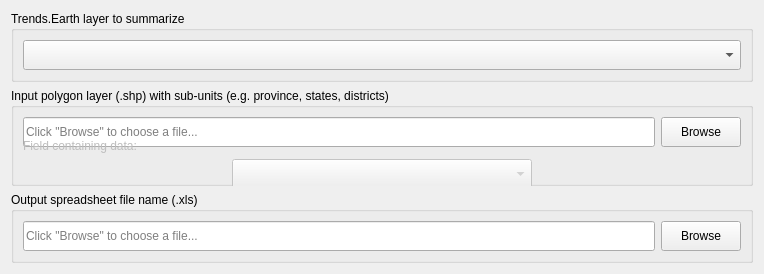
<?xml version="1.0" encoding="UTF-8"?>
<ui version="4.0">
 <class>WidgetDataIOImportSelectRasterOutput</class>
 <widget class="QWidget" name="WidgetDataIOImportSelectRasterOutput">
  <property name="geometry">
   <rect>
    <x>0</x>
    <y>0</y>
    <width>764</width>
    <height>274</height>
   </rect>
  </property>
  <property name="sizePolicy">
   <sizepolicy hsizetype="Preferred" vsizetype="MinimumExpanding">
    <horstretch>0</horstretch>
    <verstretch>0</verstretch>
   </sizepolicy>
  </property>
  <property name="windowTitle">
   <string>Form</string>
  </property>
  <layout class="QGridLayout" name="gridLayout">
   <item row="0" column="0">
    <widget class="QGroupBox" name="groupBox_4">
     <property name="sizePolicy">
      <sizepolicy hsizetype="Preferred" vsizetype="Minimum">
       <horstretch>0</horstretch>
       <verstretch>0</verstretch>
      </sizepolicy>
     </property>
     <property name="title">
      <string>Trends.Earth layer to summarize</string>
     </property>
     <layout class="QHBoxLayout" name="horizontalLayout">
      <item>
       <widget class="WidgetDataIOSelectTELayerExisting" name="comboBox">
        <property name="sizePolicy">
         <sizepolicy hsizetype="Preferred" vsizetype="Minimum">
          <horstretch>0</horstretch>
          <verstretch>0</verstretch>
         </sizepolicy>
        </property>
        <property name="minimumSize">
         <size>
          <width>0</width>
          <height>30</height>
         </size>
        </property>
        <property name="layer_type" stdset="0">
         <string notr="true">any</string>
        </property>
       </widget>
      </item>
     </layout>
    </widget>
   </item>
   <item row="1" column="0">
    <widget class="QGroupBox" name="groupBox">
     <property name="sizePolicy">
      <sizepolicy hsizetype="Preferred" vsizetype="Minimum">
       <horstretch>0</horstretch>
       <verstretch>0</verstretch>
      </sizepolicy>
     </property>
     <property name="minimumSize">
      <size>
       <width>0</width>
       <height>50</height>
      </size>
     </property>
     <property name="title">
      <string>Input polygon layer (.shp) with sub-units (e.g. province, states, districts)</string>
     </property>
     <layout class="QGridLayout" name="gridLayout_3">
      <item row="0" column="0">
       <widget class="QLineEdit" name="lineEdit_output_file_2">
        <property name="enabled">
         <bool>true</bool>
        </property>
        <property name="sizePolicy">
         <sizepolicy hsizetype="Expanding" vsizetype="Minimum">
          <horstretch>0</horstretch>
          <verstretch>0</verstretch>
         </sizepolicy>
        </property>
        <property name="minimumSize">
         <size>
          <width>0</width>
          <height>30</height>
         </size>
        </property>
        <property name="readOnly">
         <bool>true</bool>
        </property>
        <property name="placeholderText">
         <string>Click &quot;Browse&quot; to choose a file...</string>
        </property>
       </widget>
      </item>
      <item row="0" column="1">
       <widget class="QPushButton" name="btn_output_file_browse_2">
        <property name="enabled">
         <bool>true</bool>
        </property>
        <property name="sizePolicy">
         <sizepolicy hsizetype="Minimum" vsizetype="Minimum">
          <horstretch>0</horstretch>
          <verstretch>0</verstretch>
         </sizepolicy>
        </property>
        <property name="minimumSize">
         <size>
          <width>0</width>
          <height>30</height>
         </size>
        </property>
        <property name="maximumSize">
         <size>
          <width>120</width>
          <height>16777215</height>
         </size>
        </property>
        <property name="text">
         <string>Browse</string>
        </property>
       </widget>
      </item>
      <item row="1" column="0">
       <widget class="QLabel" name="label_fieldname">
        <property name="enabled">
         <bool>false</bool>
        </property>
        <property name="text">
         <string>Field containing data:</string>
        </property>
       </widget>
      </item>
      <item row="2" column="0" colspan="2" alignment="Qt::AlignHCenter">
       <widget class="QComboBox" name="comboBox_fieldname">
        <property name="enabled">
         <bool>false</bool>
        </property>
        <property name="sizePolicy">
         <sizepolicy hsizetype="Preferred" vsizetype="Minimum">
          <horstretch>0</horstretch>
          <verstretch>0</verstretch>
         </sizepolicy>
        </property>
        <property name="minimumSize">
         <size>
          <width>300</width>
          <height>30</height>
         </size>
        </property>
        <property name="maximumSize">
         <size>
          <width>200</width>
          <height>16777215</height>
         </size>
        </property>
       </widget>
      </item>
     </layout>
    </widget>
   </item>
   <item row="2" column="0">
    <widget class="QGroupBox" name="groupBox_2">
     <property name="title">
      <string>Output spreadsheet file name (.xls)</string>
     </property>
     <layout class="QGridLayout" name="gridLayout_2">
      <item row="0" column="0">
       <widget class="QLineEdit" name="lineEdit_output_file_3">
        <property name="enabled">
         <bool>true</bool>
        </property>
        <property name="sizePolicy">
         <sizepolicy hsizetype="Expanding" vsizetype="Minimum">
          <horstretch>0</horstretch>
          <verstretch>0</verstretch>
         </sizepolicy>
        </property>
        <property name="minimumSize">
         <size>
          <width>0</width>
          <height>30</height>
         </size>
        </property>
        <property name="readOnly">
         <bool>true</bool>
        </property>
        <property name="placeholderText">
         <string>Click &quot;Browse&quot; to choose a file...</string>
        </property>
       </widget>
      </item>
      <item row="0" column="1">
       <widget class="QPushButton" name="btn_output_file_browse_3">
        <property name="enabled">
         <bool>true</bool>
        </property>
        <property name="sizePolicy">
         <sizepolicy hsizetype="Minimum" vsizetype="Minimum">
          <horstretch>0</horstretch>
          <verstretch>0</verstretch>
         </sizepolicy>
        </property>
        <property name="minimumSize">
         <size>
          <width>0</width>
          <height>30</height>
         </size>
        </property>
        <property name="maximumSize">
         <size>
          <width>120</width>
          <height>16777215</height>
         </size>
        </property>
        <property name="text">
         <string>Browse</string>
        </property>
       </widget>
      </item>
     </layout>
    </widget>
   </item>
  </layout>
 </widget>
 <customwidgets>
  <customwidget>
   <class>WidgetDataIOSelectTELayerExisting</class>
   <extends>QComboBox</extends>
   <header>LDMS/data_io</header>
  </customwidget>
 </customwidgets>
 <resources/>
 <connections/>
</ui>
